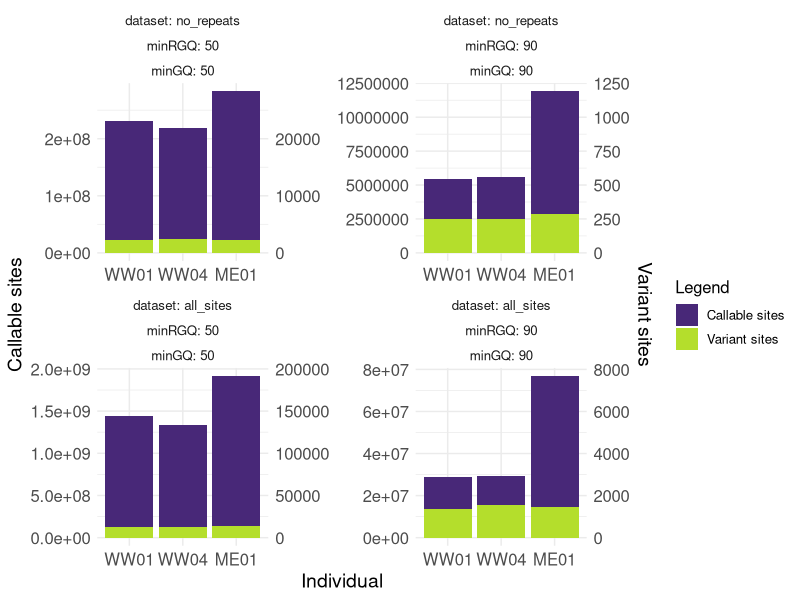
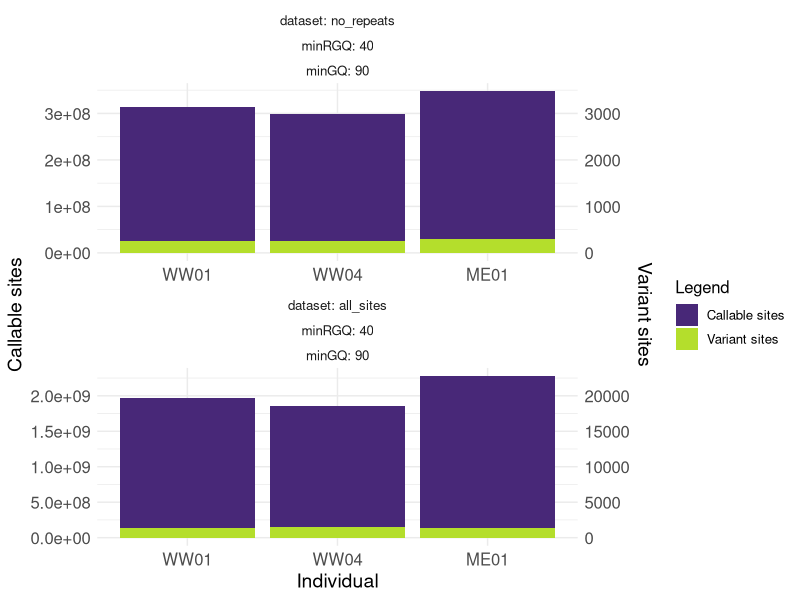

Here is the R script that generated these plots, in order:

# load necessary packages
library(ggplot2)
library(dplyr)
library(viridis)


# Visualization of callable vs variant sites

# SUMMARIES OF VARIANT COUNTS (I:E: FOR ENTIRE INDIVIDUALS)
#summary tables were made using excel sheets lol why did I do that
R004_summary <- read.table("Variant rates summary files/R004-summary.txt", header = TRUE)
R005_summary <- read.table("Variant rates summary files/R005-summary.txt", header = TRUE)
R007_summary <- read.table("Variant rates summary files/R007-summary.txt", header = TRUE)
R008_summary <- read.table("Variant rates summary files/R008-summary.txt", header = TRUE)
R010_summary <- read.table("Variant rates summary files/R010-summary.txt", header = TRUE)
R011_summary <- read.table("Variant rates summary files/R011-summary.txt", header = TRUE)

# assign RunIDs, filtering criteria and dataset info to be able to plot

R004_summary$RunID <- "R004" 
R005_summary$RunID <- "R005"
R007_summary$RunID <- "R007"
R008_summary$RunID <- "R008"
R010_summary$RunID <- "R010"
R011_summary$RunID <- "R011"


R004_summary$minGQ <- 90
R005_summary$minGQ <- 90
R007_summary$minGQ <- 50
R008_summary$minGQ <- 50

R004_summary$minRGQ <- 90
R005_summary$minRGQ <- 90
R007_summary$minRGQ <- 50
R008_summary$minRGQ <- 50

R004_summary$dataset <- "no_repeats"
R005_summary$dataset <- "all_sites"
R007_summary$dataset <- "no_repeats"
R008_summary$dataset <- "all_sites"
R010_summary$dataset <- "no_repeats"
R011_summary$dataset <- "all_sites"



# combines all summary files (runs R004, R005, R007 and R008)
all_summaries <- rbind(R004_summary, R005_summary,R007_summary, R008_summary)

# puts individuals in order from smallest (youngest) to largest (oldest)
all_summaries$INDIV <- factor(all_summaries$INDIV, levels = c("WW01", "WW04", "ME01"))

# assign levels to datasets for plotting in the desired order
all_summaries$dataset <- factor(all_summaries$dataset, levels = c("no_repeats", "all_sites"))


# combines all summary files (runs R010, R011)

all_summaries_2 <- rbind(R010_summary, R011_summary)

# puts individuals in order from smallest (youngest) to largest (oldest)
all_summaries_2$INDIV <- factor(all_summaries_2$INDIV, levels = c("WW01", "WW04", "ME01"))

# assign levels to datasets for plotting in the desired order
all_summaries_2$dataset <- factor(all_summaries_2$dataset, levels = c("no_repeats", "all_sites"))

all_summaries_2$minGQ <- 90
all_summaries_2$minRGQ <- 40


### plots###

## since R010 and R011 need to be scaled differently from the other runs, plots were created separately and combined using Gimp v. 2.10.36

# plots using the combined dataset
ggplot(data = all_summaries, aes(x=INDIV)) +
  geom_bar(aes(y = callable_sites, fill ="Callable sites"), stat = "identity") +
  geom_bar(aes(y = var_sites *10000, fill ="Variant sites"), stat = "identity") +
  scale_fill_manual(values = c("Callable sites" = "#482878FF", "Variant sites" = "#B4DE2CFF")) +
  labs(x = "Individual", y = "Callable sites", fill = "Legend") +
  theme_minimal() +
  scale_y_continuous(sec.axis = sec_axis(~./10000, name = "Variant sites")) +   # Secondary y-axis scaled by dividing by 10000
  facet_wrap(dataset ~ minRGQ + minGQ, scales = "free_y", axes = "all", axis.labels = "all", labeller=label_both, nrow = 2)+
  theme(
    text = element_text(size = 12),  # Font size for main text
    axis.title = element_text(size = 14),  # Font size for axis titles
    axis.text = element_text(size = 12),  # Font size for axis labels
    axis.title.y = element_text(size = 14)  # Font size for y-axis title
  )



ggplot(data = all_summaries_2, aes(x=INDIV)) +
  geom_bar(aes(y = callable_sites, fill ="Callable sites"), stat = "identity") +
  geom_bar(aes(y = var_sites *100000, fill ="Variant sites"), stat = "identity") +
  scale_fill_manual(values = c("Callable sites" = "#482878FF", "Variant sites" = "#B4DE2CFF")) +
  labs(x = "Individual", y = "Callable sites", fill = "Legend") +
  theme_minimal() +
  scale_y_continuous(sec.axis = sec_axis(~./100000, name = "Variant sites")) +   # Secondary y-axis scaled by dividing by 100000
  facet_wrap(dataset ~ minRGQ + minGQ, scales = "free_y", axes = "all", axis.labels = "all", labeller=label_both, nrow = 2)+
  theme(
    text = element_text(size = 12),  # Font size for main text
    axis.title = element_text(size = 14),  # Font size for axis titles
    axis.text = element_text(size = 12),  # Font size for axis labels
    axis.title.y = element_text(size = 14)  # Font size for y-axis title
  )
